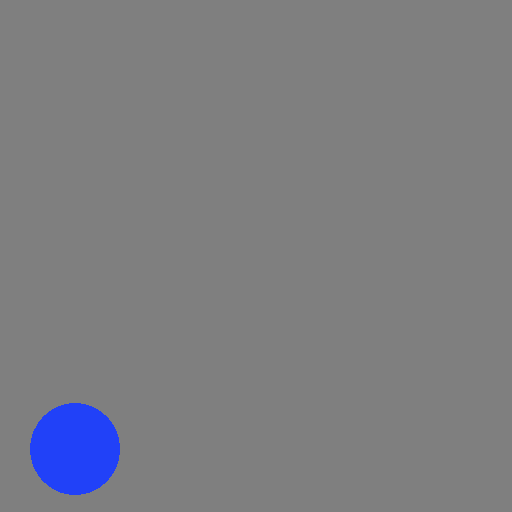
#> input picture ssim/ball1.png, 512 x 512 px
$ python ssim_clean.py   (older library calls are emulated)
#> lines starting #> are read from the running program, lines starting #| are printed output that depends on the picture; after the words box and inside, x2 and y2 are one past the last pixel; in counts of white or black regions, pixels touching at a corner belong together; long printed decimals are rounded
### ssim/_structural_similarity.py
"""
Structural SIMilarity index updated according to
http://www.cns.nyu.edu/~lcv/ssim/ssim.m
"""
from warnings import warn
import numpy as np
from scipy.ndimage import uniform_filter, gaussian_filter, correlate

# from ..util.dtype import dtype_range
# from ..util.arraycrop import crop
# from .._shared.utils import warn, check_shape_equality
from skimage.util.dtype import dtype_range
from skimage.util.arraycrop import crop
from skimage._shared.utils import warn, check_shape_equality


__all__ = ['stsim']


def stsim(im1, im2,
                          *,
                          win_size=None, gradient=False, data_range=None,
                          multichannel=False, gaussian_weights=False,
                          full=False, **kwargs):
    """
    Compute the mean structural similarity index between two images.
    Parameters
    ----------
    im1, im2 : ndarray
        Images. Any dimensionality with same shape.
    win_size : int or None, optional
        The side-length of the sliding window used in comparison. Must be an
        odd value. If `gaussian_weights` is True, this is ignored and the
        window size will depend on `sigma`.
    gradient : bool, optional
        If True, also return the gradient with respect to im2.
    data_range : float, optional
        The data range of the input image (distance between minimum and
        maximum possible values). By default, this is estimated from the image
        data-type.
    multichannel : bool, optional
        If True, treat the last dimension of the array as channels. Similarity
        calculations are done independently for each channel then averaged.
    gaussian_weights : bool, optional
        If True, each patch has its mean and variance spatially weighted by a
        normalized Gaussian kernel of width sigma=1.5.
    full : bool, optional
        If True, also return the full structural similarity image.
    Other Parameters
    ----------------
    use_sample_covariance : bool
        If True, normalize covariances by N-1 rather than, N where N is the
        number of pixels within the sliding window.
    K1 : float
        Algorithm parameter, K1 (small constant, see [1]_).
    K2 : float
        Algorithm parameter, K2 (small constant, see [1]_).
    sigma : float
        Standard deviation for the Gaussian when `gaussian_weights` is True.
    Returns
    -------
    mssim : float
        The mean structural similarity index over the image.
    grad : ndarray
        The gradient of the structural similarity between im1 and im2 [2]_.
        This is only returned if `gradient` is set to True.
    S : ndarray
        The full SSIM image.  This is only returned if `full` is set to True.
    Notes
    -----
    To match the implementation of Wang et. al. [1]_, set `gaussian_weights`
    to True, `sigma` to 1.5, and `use_sample_covariance` to False.
    .. versionchanged:: 0.16
        This function was renamed from ``skimage.measure.compare_ssim`` to
        ``skimage.metrics.structural_similarity``.
    References
    ----------
    .. [1] Wang, Z., Bovik, A. C., Sheikh, H. R., & Simoncelli, E. P.
       (2004). Image quality assessment: From error visibility to
       structural similarity. IEEE Transactions on Image Processing,
       13, 600-612.
       https://ece.uwaterloo.ca/~z70wang/publications/ssim.pdf,
       :DOI:`10.1109/TIP.2003.819861`
    .. [2] Avanaki, A. N. (2009). Exact global histogram specification
       optimized for structural similarity. Optical Review, 16, 613-621.
       :arxiv:`0901.0065`
       :DOI:`10.1007/s10043-009-0119-z`
    """
    check_shape_equality(im1, im2)

    if multichannel:
        # loop over channels
        args = dict(win_size=win_size,
                    gradient=gradient,
                    data_range=data_range,
                    multichannel=False,
                    gaussian_weights=gaussian_weights,
                    full=full)
        args.update(kwargs)
        nch = im1.shape[-1]
        mssim = np.empty(nch)
        if gradient:
            G = np.empty(im1.shape)
        if full:
            S = np.empty(im1.shape)
        for ch in range(nch):
            ch_result = stsim(im1[..., ch],
                                              im2[..., ch], **args)
            if gradient and full:
                mssim[..., ch], G[..., ch], S[..., ch] = ch_result
            elif gradient:
                mssim[..., ch], G[..., ch] = ch_result
            elif full:
                mssim[..., ch], S[..., ch] = ch_result
            else:
                mssim[..., ch] = ch_result
        mssim = mssim.mean()
        if gradient and full:
            return mssim, G, S
        elif gradient:
            return mssim, G
        elif full:
            return mssim, S
        else:
            return mssim

    K1 = kwargs.pop('K1', 0.01)
    K2 = kwargs.pop('K2', 0.03)
    sigma = kwargs.pop('sigma', 1.5)
    if K1 < 0:
        raise ValueError("K1 must be positive")
    if K2 < 0:
        raise ValueError("K2 must be positive")
    if sigma < 0:
        raise ValueError("sigma must be positive")
    use_sample_covariance = kwargs.pop('use_sample_covariance', True)

    if gaussian_weights:
        # Set to give an 11-tap filter with the default sigma of 1.5 to match
        # Wang et. al. 2004.
        truncate = 3.5

    if win_size is None:
        if gaussian_weights:
            # set win_size used by crop to match the filter size
            r = int(truncate * sigma + 0.5)  # radius as in ndimage
            win_size = 2 * r + 1
        else:
            win_size = 7   # backwards compatibility

    if np.any((np.asarray(im1.shape) - win_size) < 0):
        raise ValueError(
            "win_size exceeds image extent.  If the input is a multichannel "
            "(color) image, set multichannel=True.")

    if not (win_size % 2 == 1):
        raise ValueError('Window size must be odd.')

    if data_range is None:
        if im1.dtype != im2.dtype:
            warn("Inputs have mismatched dtype.  Setting data_range based on "
                 "im1.dtype.", stacklevel=2)
        dmin, dmax = dtype_range[im1.dtype.type]
        data_range = dmax - dmin

    ndim = im1.ndim

    if gaussian_weights:
        filter_func = gaussian_filter
        filter_args = {'sigma': sigma, 'truncate': truncate}
    else:
        filter_func = uniform_filter
        filter_args = {'size': win_size}

    # ndimage filters need floating point data
    im1 = im1.astype(np.float64)
    im2 = im2.astype(np.float64)

    NP = win_size ** ndim

    # filter has already normalized by NP
    if use_sample_covariance:
        cov_norm = NP / (NP - 1)  # sample covariance
    else:
        cov_norm = 1.0  # population covariance to match Wang et. al. 2004

    # automatic downsampling
    M = im1.shape[0]
    N = im1.shape[1]
    f = max(1, round(min(M,N)/256))
    # downsampling by f
    # use a simple low-pass filter
    if (f > 1):
        lpf = np.ones((f, f))
        lpf = lpf / np.sum(lpf)

        # apply low pass filter to im1 and im2 by correlation
        im1 = correlate(im1, lpf, mode='reflect')
        im2 = correlate(im2, lpf, mode='reflect')

        im1 = im1[::f, ::f]
        im2 = im2[::f, ::f]

    # compute (weighted) means
    ux = filter_func(im1, **filter_args)
    uy = filter_func(im2, **filter_args)

    # compute (weighted) variances and covariances
    uxx = filter_func(im1 * im1, **filter_args)
    uyy = filter_func(im2 * im2, **filter_args)
    uxy = filter_func(im1 * im2, **filter_args)
    vx = cov_norm * (uxx - ux * ux)
    vy = cov_norm * (uyy - uy * uy)
    vxy = cov_norm * (uxy - ux * uy)

    R = data_range
    C1 = (K1 * R) ** 2
    C2 = (K2 * R) ** 2

    A1, A2, B1, B2 = ((2 * ux * uy + C1,
                       2 * vxy + C2,
                       ux ** 2 + uy ** 2 + C1,
                       vx + vy + C2))

    D = B1 * B2

    S1 = A1 / B1
    S2 = A2 / B2

    # When K1 = 0 and/or K2 = 0, set NaN elements of S1 and S2 to 1
    S1[B1==0.0] = 1.0
    S2[B2==0.0] = 1.0

    S = S1 * S2

    # to avoid edge effects will ignore filter radius strip around edges
    pad = (win_size - 1) // 2

    # compute (weighted) mean of ssim
    mssim = crop(S, pad).mean()

    if gradient:
        # The following is Eqs. 7-8 of Avanaki 2009.
        grad = filter_func(A1 / D, **filter_args) * im1
        grad += filter_func(-S / B2, **filter_args) * im2
        grad += filter_func((ux * (A2 - A1) - uy * (B2 - B1) * S) / D,
                            **filter_args)
        grad *= (2 / im1.size)

        if full:
            return mssim, grad, S
        else:
            return mssim, grad
    else:
        if full:
            return mssim, S
        else:
            return mssim

### ssim/ssim_clean.py
import matplotlib.pyplot as plt
import numpy as np
import cv2
from numpy.core.defchararray import not_equal
from scipy.ndimage import gaussian_filter
from skimage.util.dtype import dtype_range
from skimage._shared.utils import check_shape_equality, warn
from skimage.util.arraycrop import crop
from _structural_similarity import stsim


def check_nan(**kwargs):
    arr_name = list(kwargs.keys())[0]
    arr_val = list(kwargs.values())[0]
    nan_nb = np.where(np.isnan(arr_val))[0].shape[0]

    if (nan_nb):
        print(f'{arr_name} contains {nan_nb} nans')

    else:
        print(f'{arr_name} does not contain nan')

# [18 lines of commented-out code are left out]
img1 = im1 = cv2.imread("ball1.png")
#> img1 is the input picture: shape (512, 512, 3); mean B, G, R 130, 125.5, 124.7
img2 = im2 = cv2.imread("ball4.png")
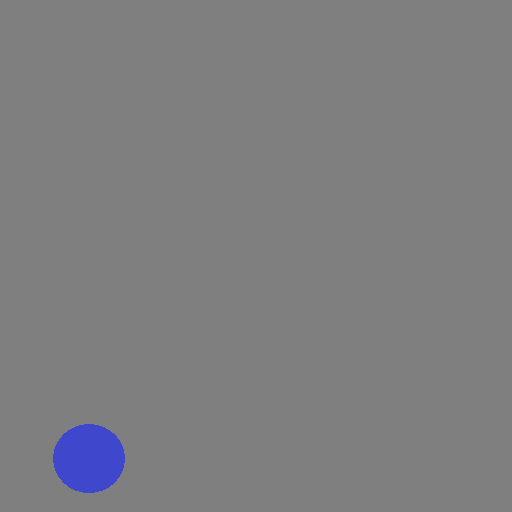
#> input picture ssim/ball4.png, 512 x 512 px
#> img2 is the input picture: shape (512, 512, 3); mean B, G, R 128.1, 126.2, 126.1

#------------------------------------------------------------
from skimage.metrics import structural_similarity as ssim

# im1 = cv2.cvtColor(im1, cv2.COLOR_BGR2GRAY)
# im2 = cv2.cvtColor(im2, cv2.COLOR_BGR2GRAY)

k1 = 1e-12
k2 = 1e-12
# s = ssim(im1, im2, K1=k1, K2=k2)
# k1 = k2 = 'default'
s = ssim(im1, im2, multichannel=True, use_sample_covariance=False, gaussian_weights=True, K1=k1, K2=k2)
#> s = 0.977

print(f'For K1 = {k1} and K2 = {k2}\nskimage ssim = {s}')
#| For K1 = 1e-12 and K2 = 1e-12
#| skimage ssim = 0.977

s = stsim(im1, im2, multichannel=True, use_sample_covariance=False, gaussian_weights=True, K1=k1, K2=k2)
#> the loop in stsim, `for ch in range(nch):` made 3 passes
#> ch_result on passes 1 to 3: 0.962, 0.962, 0.961
#> pass 1, in stsim (call 2), `im1 = im1.astype(np.float64)`:
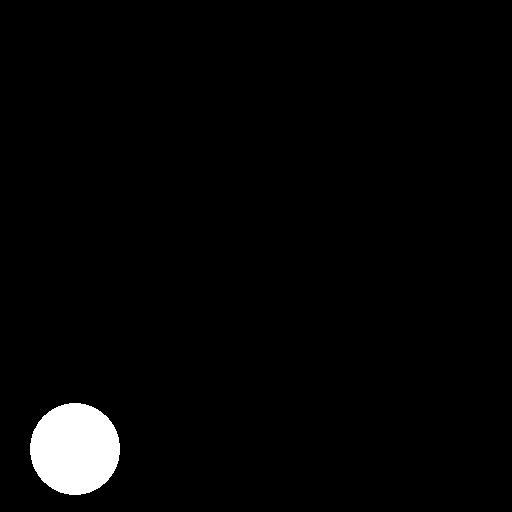
#> im1: shape (512, 512) float64; values 127 (black) and 248 (white), 2.5% white; 1 white region, box (x1, y1, x2, y2) and area: (30, 403, 120, 495) 6482
#> pass 1, in stsim (call 2), `im2 = im2.astype(np.float64)`:
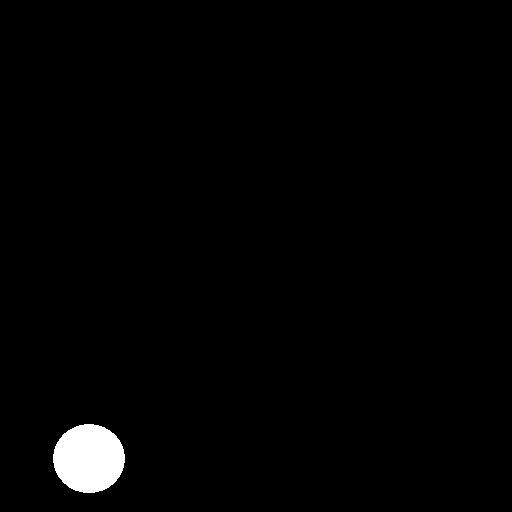
#> im2: shape (512, 512) float64; values 127 (black) and 204 (white), 1.5% white; 1 white region, box (x1, y1, x2, y2) and area: (53, 424, 125, 493) 3885
#> pass 1, in stsim (call 2), `im1 = correlate(im1, lpf, mode='reflect')`:
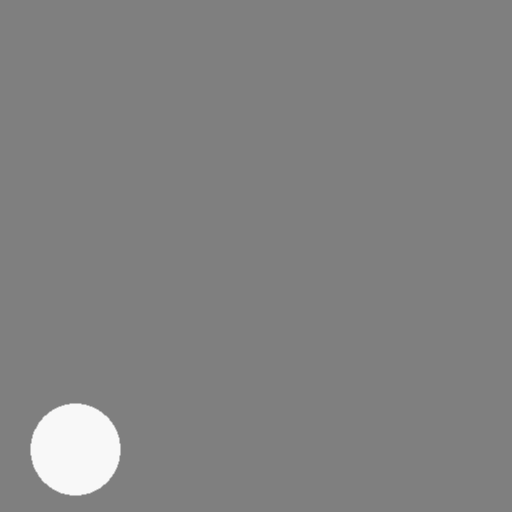
#> im1: shape (512, 512) float64; min 127, max 248, mean 130
#> after the loop in stsim, `for ch in range(nch):`: mssim = [0.962, 0.962, 0.961]
#> in stsim, `mssim = mssim.mean()`: mssim = 0.961
#> s = 0.961

print(f'For K1 = {k1} and K2 = {k2}\nstsim = {s}')
#| For K1 = 1e-12 and K2 = 1e-12
#| stsim = 0.9615
